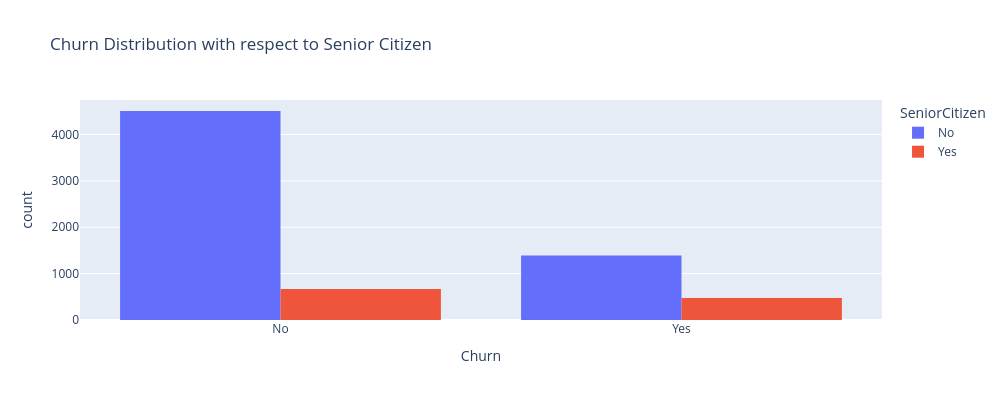

The notebook cell this image was saved under:
### Code cell
fig = px.histogram(
    df, 
    x='Churn', 
    color='SeniorCitizen', 
    barmode='group',
    title='Churn Distribution with respect to Senior Citizen',
    width=1000,
    height=400
)

fig.show()

### Figure 1 — Plotly figure (JSON) as saved in the notebook; plotly's stock layout.template omitted (floating-point values rounded to 4 significant figures; data arrays with more than 128 entries replaced by an {"elided": "..."} marker saying what was removed)
{"data": [{"alignmentgroup": "True", "bingroup": "x", "hovertemplate": "SeniorCitizen=No<br>Churn=%{x}<br>count=%{y}<extra></extra>", "legendgroup": "No", "marker": {"color": "#636efa", "pattern": {"shape": ""}}, "name": "No", "offsetgroup": "No", "orientation": "v", "showlegend": true, "type": "histogram", "x": {"elided": "5901 str values"}, "xaxis": "x", "yaxis": "y"}, {"alignmentgroup": "True", "bingroup": "x", "hovertemplate": "SeniorCitizen=Yes<br>Churn=%{x}<br>count=%{y}<extra></extra>", "legendgroup": "Yes", "marker": {"color": "#EF553B", "pattern": {"shape": ""}}, "name": "Yes", "offsetgroup": "Yes", "orientation": "v", "showlegend": true, "type": "histogram", "x": {"elided": "1142 str values"}, "xaxis": "x", "yaxis": "y"}], "layout": {"barmode": "group", "height": 400, "legend": {"title": {"text": "SeniorCitizen"}, "tracegroupgap": 0}, "title": {"text": "Churn Distribution with respect to Senior Citizen"}, "width": 1000, "xaxis": {"anchor": "y", "domain": [0, 1], "title": {"text": "Churn"}}, "yaxis": {"anchor": "x", "domain": [0, 1], "title": {"text": "count"}}}}
